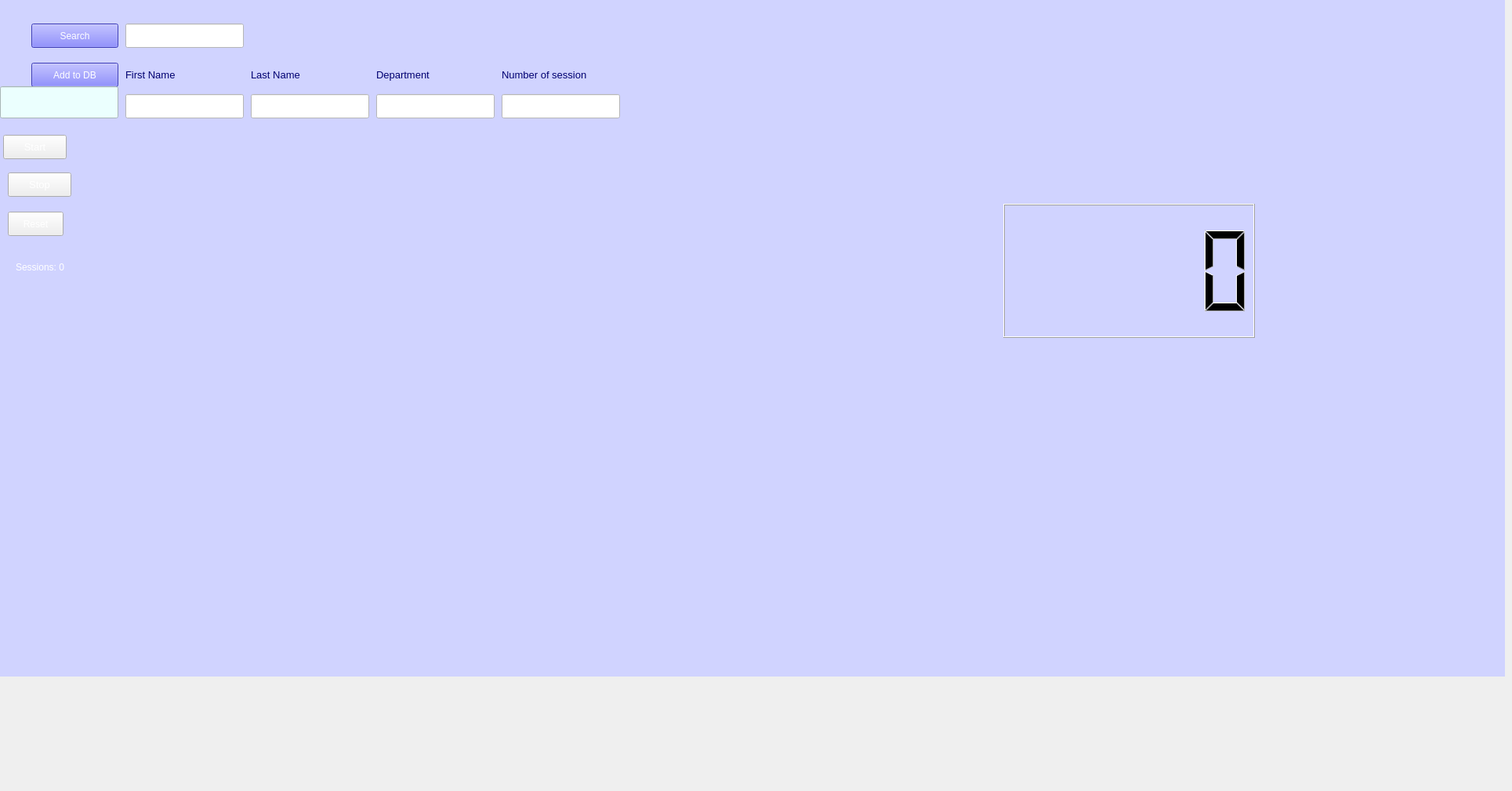
    <widget class="QWidget" name="tab_6">
     <attribute name="title">
      <string>startPomodoro</string>
     </attribute>
     <widget class="QLabel" name="l521">
      <property name="geometry">
       <rect>
        <x>0</x>
        <y>-137</y>
        <width>1920</width>
        <height>1000</height>
       </rect>
      </property>
      <property name="font">
       <font>
        <family>MS Shell Dlg 2</family>
        <pointsize>10</pointsize>
        <weight>9</weight>
        <italic>false</italic>
        <bold>false</bold>
       </font>
      </property>
      <property name="styleSheet">
       <string notr="true">font: 75 10pt &quot;MS Shell Dlg 2&quot;;
background-color: rgb(208, 211, 255);
color: rgb(0, 0, 112);</string>
      </property>
      <property name="text">
       <string/>
      </property>
      <property name="pixmap">
       <pixmap>../../../../.designer/0006.jpg</pixmap>
      </property>
     </widget>
     <widget class="QLineEdit" name="tb601">
      <property name="geometry">
       <rect>
        <x>160</x>
        <y>30</y>
        <width>151</width>
        <height>31</height>
       </rect>
      </property>
      <property name="styleSheet">
       <string notr="true">background-color: rgb(255, 255, 255);
font: 8pt &quot;MS Shell Dlg 2&quot;;</string>
      </property>
     </widget>
     <widget class="QLabel" name="l522">
      <property name="geometry">
       <rect>
        <x>320</x>
        <y>80</y>
        <width>151</width>
        <height>31</height>
       </rect>
      </property>
      <property name="font">
       <font>
        <family>MS Shell Dlg 2</family>
        <pointsize>10</pointsize>
        <weight>9</weight>
        <italic>false</italic>
        <bold>false</bold>
       </font>
      </property>
      <property name="styleSheet">
       <string notr="true">font: 75 10pt &quot;MS Shell Dlg 2&quot;;
background-color: rgb(208, 211, 255);
color: rgb(0, 0, 112);</string>
      </property>
      <property name="text">
       <string>Last Name</string>
      </property>
     </widget>
     <widget class="QPushButton" name="b510">
      <property name="geometry">
       <rect>
        <x>40</x>
        <y>30</y>
        <width>111</width>
        <height>31</height>
       </rect>
      </property>
      <property name="styleSheet">
       <string notr="true">background-color: rgb(85, 85, 255);
color: rgb(255, 255, 255);
font: 8pt &quot;MS Shell Dlg 2&quot;;</string>
      </property>
      <property name="text">
       <string>Search</string>
      </property>
     </widget>
     <widget class="QLabel" name="l523">
      <property name="geometry">
       <rect>
        <x>480</x>
        <y>80</y>
        <width>151</width>
        <height>31</height>
       </rect>
      </property>
      <property name="font">
       <font>
        <family>MS Shell Dlg 2</family>
        <pointsize>10</pointsize>
        <weight>9</weight>
        <italic>false</italic>
        <bold>false</bold>
       </font>
      </property>
      <property name="styleSheet">
       <string notr="true">font: 75 10pt &quot;MS Shell Dlg 2&quot;;
background-color: rgb(208, 211, 255);
color: rgb(0, 0, 112);</string>
      </property>
      <property name="text">
       <string>Department</string>
      </property>
     </widget>
     <widget class="QLabel" name="l524">
      <property name="geometry">
       <rect>
        <x>640</x>
        <y>80</y>
        <width>151</width>
        <height>31</height>
       </rect>
      </property>
      <property name="font">
       <font>
        <family>MS Shell Dlg 2</family>
        <pointsize>10</pointsize>
        <weight>9</weight>
        <italic>false</italic>
        <bold>false</bold>
       </font>
      </property>
      <property name="styleSheet">
       <string notr="true">font: 75 10pt &quot;MS Shell Dlg 2&quot;;
background-color: rgb(208, 211, 255);
color: rgb(0, 0, 112);</string>
      </property>
      <property name="text">
       <string>Number of session</string>
      </property>
     </widget>
     <widget class="QPushButton" name="b520">
      <property name="geometry">
       <rect>
        <x>40</x>
        <y>80</y>
        <width>111</width>
        <height>31</height>
       </rect>
      </property>
      <property name="styleSheet">
       <string notr="true">background-color: rgb(85, 85, 255);
color: rgb(255, 255, 255);
font: 8pt &quot;MS Shell Dlg 2&quot;;</string>
      </property>
      <property name="text">
       <string>Add to DB</string>
      </property>
     </widget>
     <widget class="QLineEdit" name="tb602">
      <property name="geometry">
       <rect>
        <x>160</x>
        <y>120</y>
        <width>151</width>
        <height>31</height>
       </rect>
      </property>
      <property name="styleSheet">
       <string notr="true">background-color: rgb(255, 255, 255);
font: 8pt &quot;MS Shell Dlg 2&quot;;</string>
      </property>
     </widget>
     <widget class="QLineEdit" name="tb603">
      <property name="geometry">
       <rect>
        <x>320</x>
        <y>120</y>
        <width>151</width>
        <height>31</height>
       </rect>
      </property>
      <property name="styleSheet">
       <string notr="true">background-color: rgb(255, 255, 255);
font: 8pt &quot;MS Shell Dlg 2&quot;;</string>
      </property>
     </widget>
     <widget class="QLineEdit" name="tb604">
      <property name="geometry">
       <rect>
        <x>480</x>
        <y>120</y>
        <width>151</width>
        <height>31</height>
       </rect>
      </property>
      <property name="styleSheet">
       <string notr="true">background-color: rgb(255, 255, 255);
font: 8pt &quot;MS Shell Dlg 2&quot;;</string>
      </property>
     </widget>
     <widget class="QLineEdit" name="tb605">
      <property name="geometry">
       <rect>
        <x>640</x>
        <y>120</y>
        <width>151</width>
        <height>31</height>
       </rect>
      </property>
      <property name="styleSheet">
       <string notr="true">background-color: rgb(255, 255, 255);
font: 8pt &quot;MS Shell Dlg 2&quot;;</string>
      </property>
     </widget>
     <widget class="QLabel" name="l521_2">
      <property name="geometry">
       <rect>
        <x>160</x>
        <y>80</y>
        <width>151</width>
        <height>31</height>
       </rect>
      </property>
      <property name="font">
       <font>
        <family>MS Shell Dlg 2</family>
        <pointsize>10</pointsize>
        <weight>9</weight>
        <italic>false</italic>
        <bold>false</bold>
       </font>
      </property>
      <property name="styleSheet">
       <string notr="true">font: 75 10pt &quot;MS Shell Dlg 2&quot;;
background-color: rgb(208, 211, 255);
color: rgb(0, 0, 112);</string>
      </property>
      <property name="text">
       <string>First Name</string>
      </property>
     </widget>
     <widget class="QPushButton" name="start_button">
      <property name="enabled">
       <bool>true</bool>
      </property>
      <property name="geometry">
       <rect>
        <x>4</x>
        <y>172</y>
        <width>81</width>
        <height>31</height>
       </rect>
      </property>
      <property name="font">
       <font>
        <family>MS Shell Dlg 2</family>
        <pointsize>10</pointsize>
        <weight>50</weight>
        <italic>false</italic>
        <bold>false</bold>
       </font>
      </property>
      <property name="styleSheet">
       <string notr="true">color: rgb(255, 255, 255);</string>
      </property>
      <property name="text">
       <string>Start</string>
      </property>
     </widget>
     <widget class="QPushButton" name="reset_button">
      <property name="geometry">
       <rect>
        <x>10</x>
        <y>270</y>
        <width>71</width>
        <height>31</height>
       </rect>
      </property>
      <property name="styleSheet">
       <string notr="true">color: rgb(255, 255, 255);</string>
      </property>
      <property name="text">
       <string>Reset</string>
      </property>
     </widget>
     <widget class="QLabel" name="l600">
      <property name="geometry">
       <rect>
        <x>340</x>
        <y>30</y>
        <width>111</width>
        <height>31</height>
       </rect>
      </property>
      <property name="text">
       <string/>
      </property>
     </widget>
     <widget class="QLineEdit" name="tb606">
      <property name="geometry">
       <rect>
        <x>0</x>
        <y>110</y>
        <width>151</width>
        <height>41</height>
       </rect>
      </property>
      <property name="styleSheet">
       <string notr="true">background-color: rgb(235, 255, 254);</string>
      </property>
     </widget>
     <widget class="QLCDNumber" name="lcd1">
      <property name="geometry">
       <rect>
        <x>1280</x>
        <y>260</y>
        <width>321</width>
        <height>171</height>
       </rect>
      </property>
      <property name="styleSheet">
       <string notr="true">QLCDNumber{
color: rgb(0, 0, 0)
background-colour: rgb(208, 211, 255)
}
</string>
      </property>
     </widget>
     <widget class="QPushButton" name="stop_button">
      <property name="geometry">
       <rect>
        <x>10</x>
        <y>220</y>
        <width>81</width>
        <height>31</height>
       </rect>
      </property>
      <property name="font">
       <font>
        <family>MS Shell Dlg 2</family>
        <pointsize>10</pointsize>
        <weight>50</weight>
        <italic>false</italic>
        <bold>false</bold>
       </font>
      </property>
      <property name="styleSheet">
       <string notr="true">color: rgb(255, 255, 255);</string>
      </property>
      <property name="text">
       <string>Stop</string>
      </property>
     </widget>
     <widget class="QLabel" name="reps_label">
      <property name="geometry">
       <rect>
        <x>20</x>
        <y>320</y>
        <width>121</width>
        <height>41</height>
       </rect>
      </property>
      <property name="styleSheet">
       <string notr="true">color: rgb(255, 255, 255);</string>
      </property>
      <property name="text">
       <string>Sessions: 0</string>
      </property>
     </widget>
     <widget class="QLabel" name="date_label">
      <property name="geometry">
       <rect>
        <x>490</x>
        <y>20</y>
        <width>121</width>
        <height>51</height>
       </rect>
      </property>
      <property name="text">
       <string/>
      </property>
     </widget>
    </widget>
